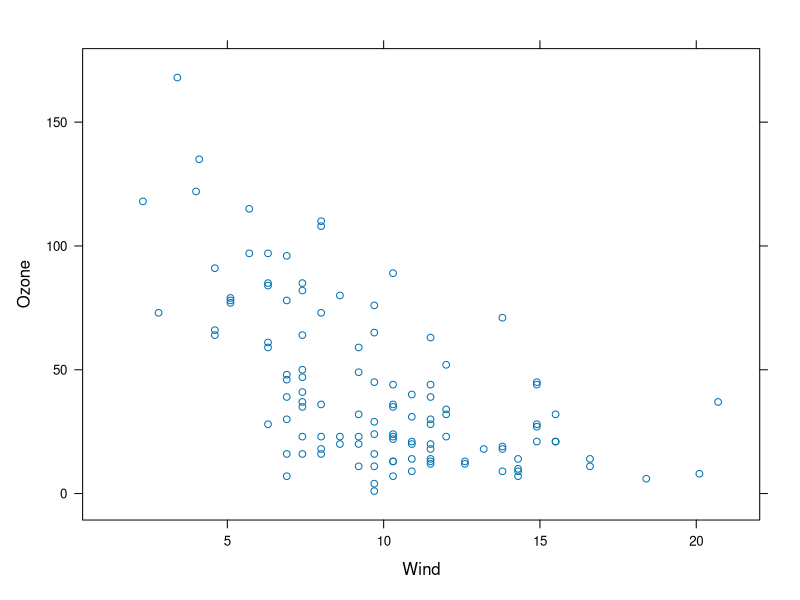
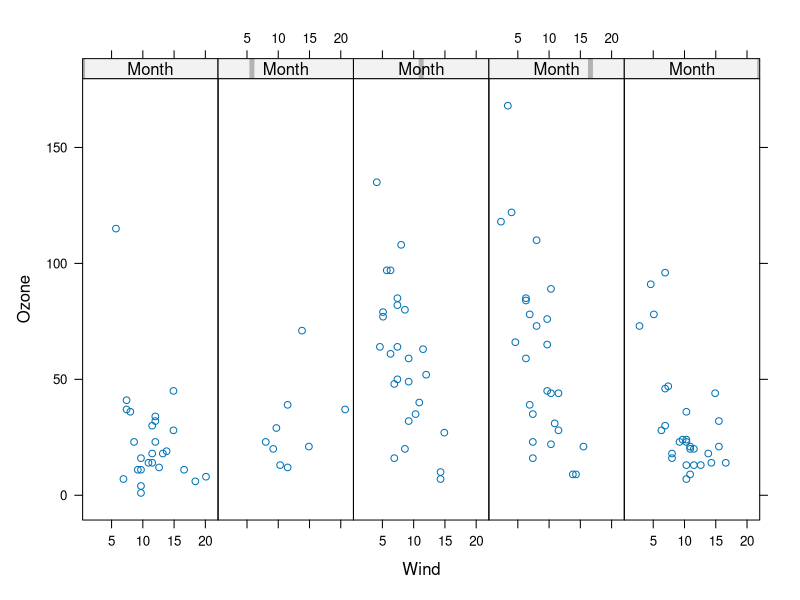
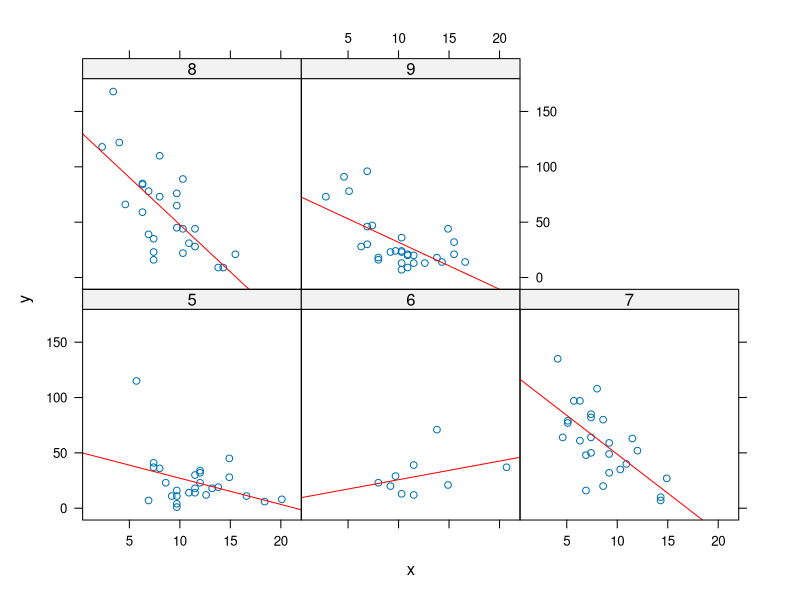

Reproduce these figures in R, in order.
## ---- chunk 1
library(datasets)
library(lattice)
data(airquality)
names(airquality)
xyplot(Ozone~Wind,data=airquality)

#lattice plot involving factor variable
library(lattice)
library(datasets)
data(airquality)
str(airquality)
Month <-as.factor(airquality$Month)
class(Month)
xyplot(Ozone~Wind|Month,data=airquality,layout=c(5,1))

## ---- chunk 2
library(lattice)
library(datasets)
data(airquality)
names(airquality)
Month <-as.factor(airquality$Month)
x <-airquality$Wind
y <-airquality$Ozone
xyplot(y~x|Month,panel=function(x,y,...){
  panel.xyplot(x,y,...)
  panel.lmline(x,y,col="red")
})

